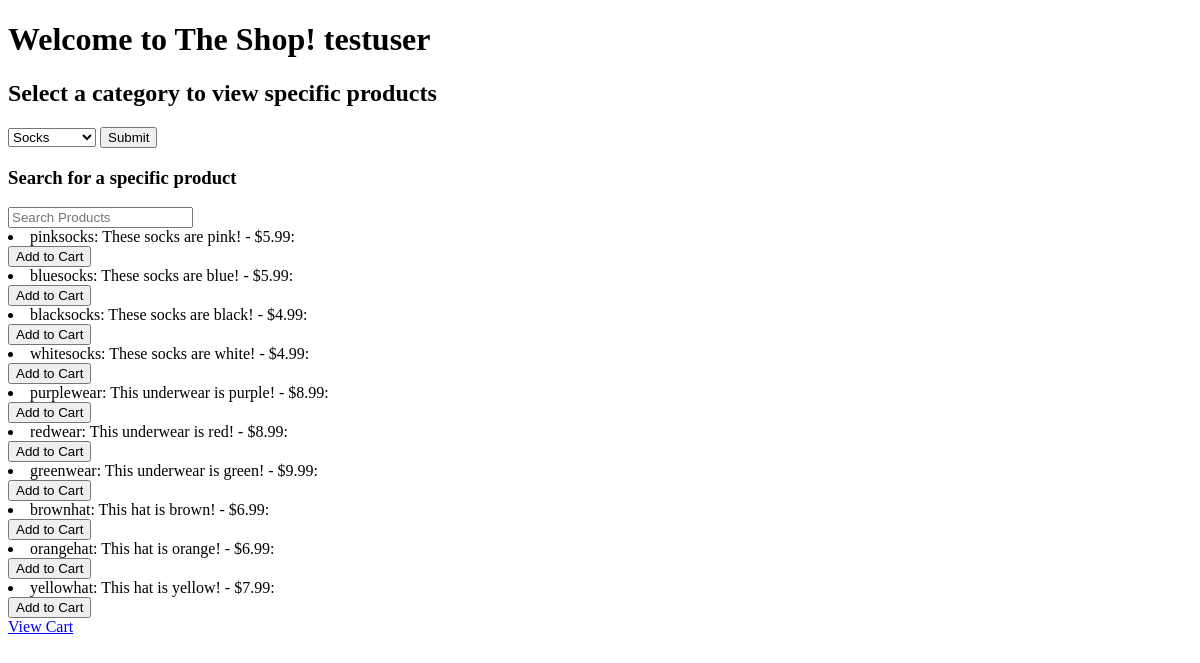
Before: / (signed in) with the older database file.
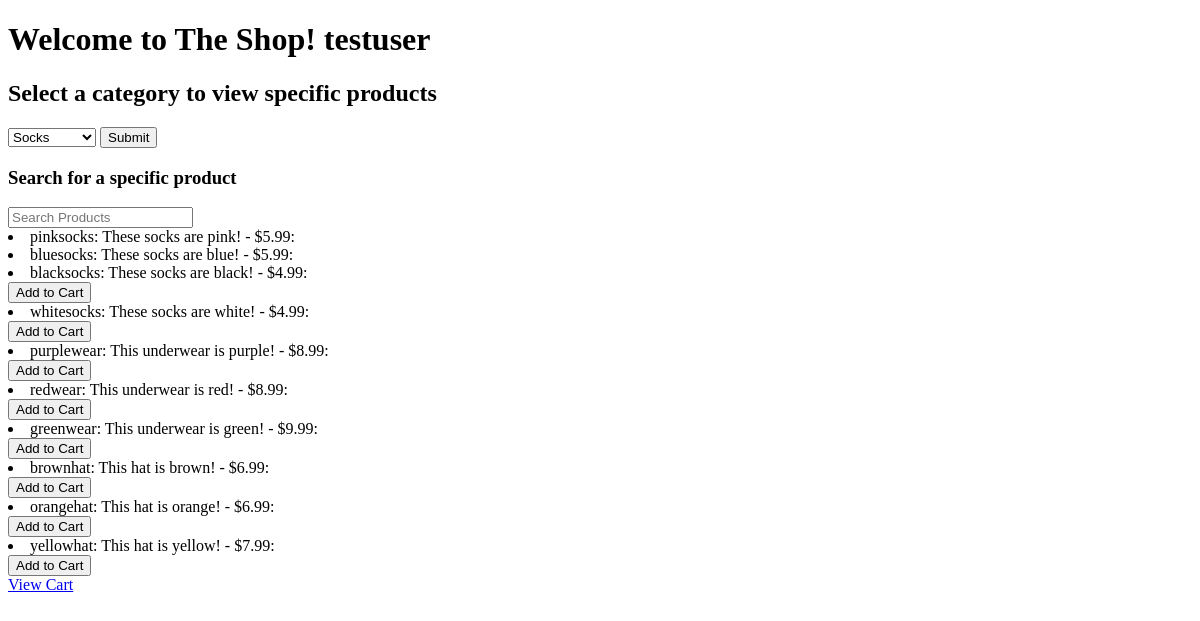
After: the same page with the newer database file.
### tables this page shows
CREATE TABLE products (
  product_id        int(4) not null unique,
  name              varchar(50) not null,
  stock             int(4) not null,
  price             decimal(4, 2) not null,
  description       varchar(100) not null,
  part_of           varchar(50) not null,
  PRIMARY KEY (product_id),
  FOREIGN KEY (part_of) REFERENCES categories(category)
);

### main.py (the view, shortened to what this page needs)
@app.route('/', methods=['GET', 'POST'])
def home():
  conn = sqlite3.connect("myDatabase.db")
  conn.row_factory = sqlite3.Row
  cursor = conn.execute("SELECT * FROM products")
  asd = cursor.fetchall()
  for t in asd:
    print(t['stock'])
  cursor = conn.execute("SELECT * FROM products")
  products = cursor.fetchall()
  cursor = conn.execute("SELECT * FROM categories")
  categories = cursor.fetchall()
  return render_template('home.html', products=products, categories=categories)

### templates/home.html (shortened to what this page needs)
<!DOCTYPE html>
<html lang="en">
<head>
</head>
<body>
    <h1>Welcome to The Shop! {{ session['username'] }}</h1>
    <h2>Select a category to view specific products</h2>
    <form action="/products" method="POST" name="speccat">
        <select name="category_select">
            {% for category in categories %}
                <option value="{{ category['category'] }}">{{ category['category'] }}</option>
            {% endfor %}
        </select>
        <input type="submit">
    </form>
    <h3>Search for a specific product</h3>
    <form action="/search" method="POST" name="specitem">
        <input placeholder="Search Products" type="text" name="search">
    </form>
    {% for prod in products %}
        <li>{{ prod['name'] }}: {{ prod['description'] }} - ${{ prod['price'] }}: </li>
        {% if 'username' in session and prod['stock'] > 0 %}
            <form action="/cart" method="POST">
                <button name="add" value={{ prod['product_id'] }}>Add to Cart</button>
            </form>
        {% endif %}
    {% endfor %}
    {% if 'username' in session %}
        <a href="/cart">View Cart</a>
    {% endif %}
</body>
</html>

Changed rows visible on the page:
changed products "pinksocks": no longer shows "Add to Cart"
changed products "bluesocks": no longer shows "Add to Cart"
